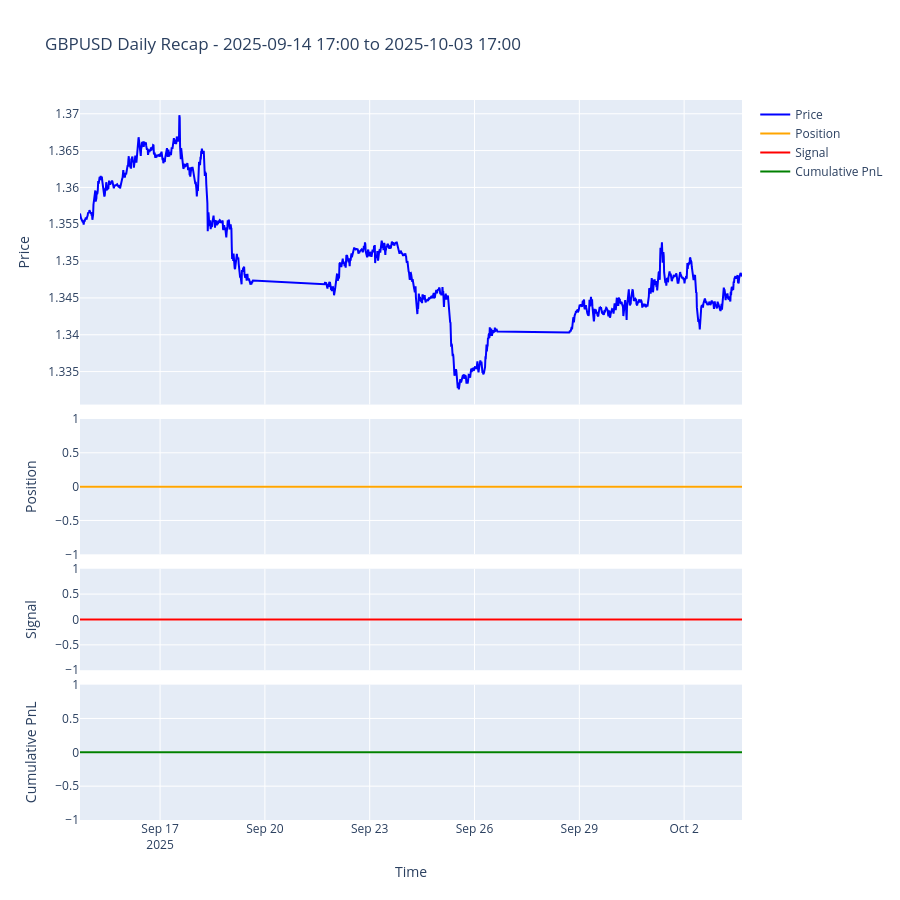

The notebook cell this image was saved under:
### Code cell
from analytics.plot_daily_recap import plot_daily_recap

instrument = "GBPUSD"
date_range = (dt.date(2025, 9, 15), dt.date(2025, 10, 3))
close_price_df = fx_price_dict[instrument]
plot_daily_recap(instrument, date_range, close_price_df, strategy, trader)

### Figure 1 — Plotly figure (JSON) as saved in the notebook; plotly's stock layout.template omitted (floating-point values rounded to 4 significant figures; data arrays with more than 128 entries replaced by an {"elided": "..."} marker saying what was removed)
{"data": [{"line": {"color": "blue"}, "name": "Price", "type": "scatter", "x": {"elided": "1428 str values"}, "xaxis": "x", "y": {"elided": "1428 float values"}, "yaxis": "y"}, {"line": {"color": "orange"}, "name": "Position", "type": "scatter", "x": {"elided": "1428 str values"}, "xaxis": "x2", "y": {"elided": "1428 float values"}, "yaxis": "y2"}, {"line": {"color": "red"}, "name": "Signal", "type": "scatter", "x": {"elided": "1428 str values"}, "xaxis": "x3", "y": {"elided": "1428 float values"}, "yaxis": "y3"}, {"line": {"color": "green"}, "name": "Cumulative PnL", "type": "scatter", "x": {"elided": "1428 str values"}, "xaxis": "x4", "y": {"elided": "1428 float values"}, "yaxis": "y4"}], "layout": {"height": 900, "title": {"text": "GBPUSD Daily Recap - 2025-09-14 17:00 to 2025-10-03 17:00"}, "xaxis": {"anchor": "y", "domain": [0, 1], "matches": "x4", "showticklabels": false}, "xaxis2": {"anchor": "y2", "domain": [0, 1], "matches": "x4", "showticklabels": false}, "xaxis3": {"anchor": "y3", "domain": [0, 1], "matches": "x4", "showticklabels": false}, "xaxis4": {"anchor": "y4", "domain": [0, 1], "title": {"text": "Time"}}, "yaxis": {"anchor": "x", "domain": [0.577, 1], "title": {"text": "Price"}}, "yaxis2": {"anchor": "x2", "domain": [0.369, 0.557], "title": {"text": "Position"}}, "yaxis3": {"anchor": "x3", "domain": [0.208, 0.349], "title": {"text": "Signal"}}, "yaxis4": {"anchor": "x4", "domain": [0, 0.188], "title": {"text": "Cumulative PnL"}}}}
